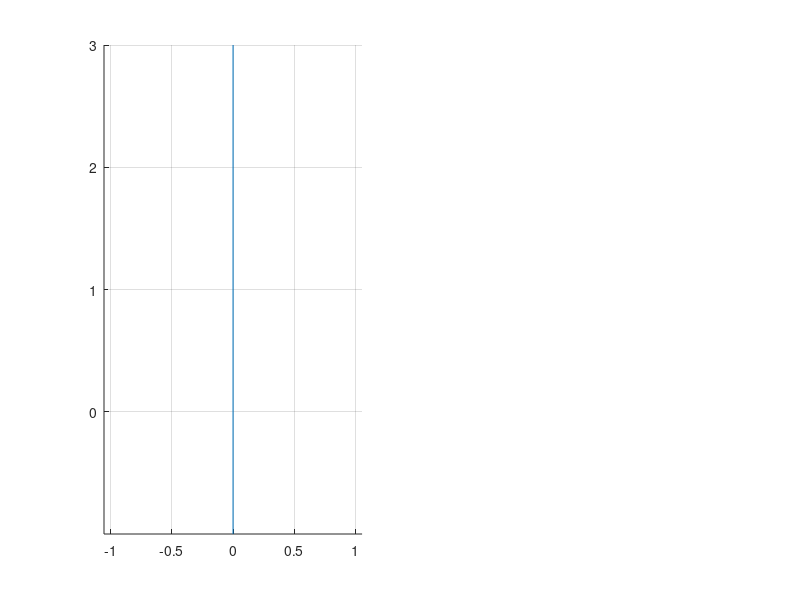

Write MATLAB code to recreate this figure. (Note: this script raises an error after producing the figure.)
%Modified by lichangsheng@nanjing university 2018/01/06
%add GenerateCircle()
%Modified by lichangsheng@nanjing university 2014/07/11
%lichangsheng@nanjing university 2013/6/3
%%%%%%%%%%%%%%%%%%%%%%%%%%%%%%%%%%%%%%%%%%%%%%%%%%%%%%%%%%%%%%%%%%%%%%%%%%%
% a disk fall under gravity (*_*)
% open matlab click run , just for fun!
% MATLAB R2017a
%%%%%%%%%%%%%%%%%%%%%%%%%%%%%%%%%%%%%%%%%%%%%%%%%%%%%%%%%%%%%%%%%%%%%%%%%%%
clear
clc
m  = 1;%小球质量    mass
r  = 1;%小球的半径  rad
g  = -1;%重力加速度 acceleration of gravity
k  = 40;%弹簧的弹性系数 stiffness
t  = 0;%起始时间 inital time
dt = 0.02;%单位时间 it is too big now, just for fun!
v  = 0;%小球的初始速度 disk's inital velocity
y1 = 2;%小球的起始位置 disk's inital position
y0 = 0;%地面的位置 ground
viscous = 0;%粘滞衰减系数
F = m*g; %gravity

filename='a_free_falling_disk.gif';
%inital state
subplot(1,2,1)
hold on;
axis equal;
grid on;
href  = plot([0 0],[-1 3]); 
[x, y] = GenerateCircle(0,y1,r,0);
hfig   = plot(x,y);
drawnow;

for i=1:300
    L=abs(y1-y0);
    if L<r
        h=r-L;
        F=m*g+k*h-viscous*v;
    else
        h=0;
        F=m*g-viscous*v;
    end
    v  = v+dt*F/m;
    y1 = y1+dt*v;
    t  = t+dt;
    fprintf('t:%f\n',t);
    
    %plot disk right now
    [x, y] = GenerateCircle(0,y1,r,0);
    set(hfig ,'xdata',x,'ydata',y);
    set(href,'xdata',[0 0],'ydata',[-1 3]);
    if (mod(i,20) ==0 ) 
        drawnow;
    end

    %plot disk's position
    subplot(1,2,2) 
    hold on;
    grid on;
    plot(t,y1,'r*')
    axis([0 6 -1 3])
    legend('disk''s position') 

    %write to gif
    f = getframe(gcf); 
    [IM,map] = frame2im(f);
    if isempty(map)
        [IM,map] = rgb2ind(IM,256);
    end
    if i == 1
        imwrite(IM,map,filename,'gif', 'Loopcount',inf,'DelayTime',0.00001);
    else
        imwrite(IM,map,filename,'gif','WriteMode','append','DelayTime',0.00001);
    end
end

